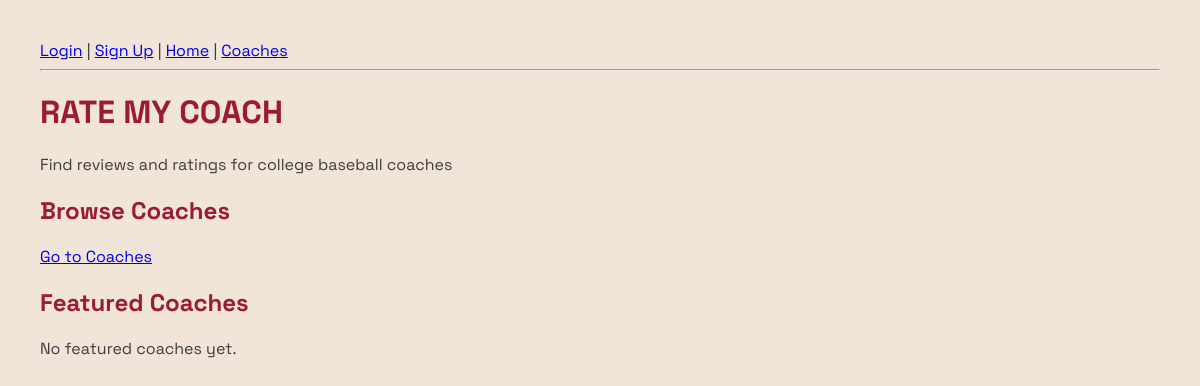
Before: / with the older database file.
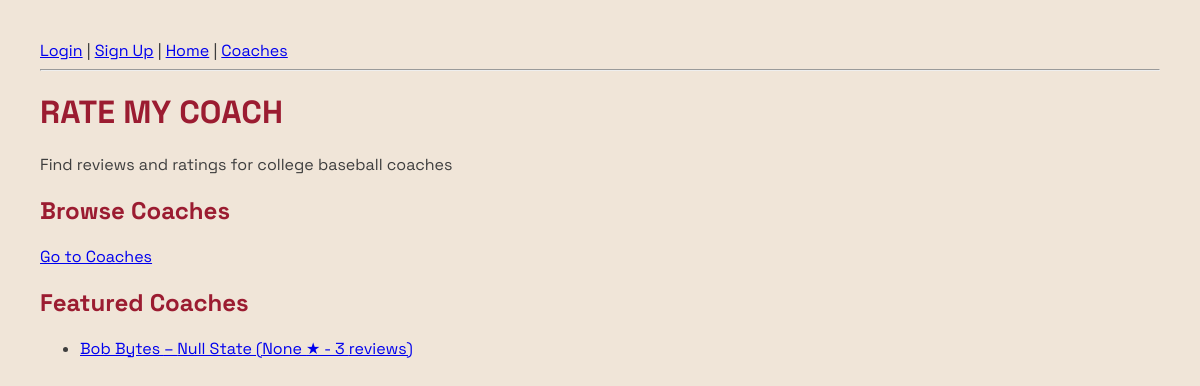
After: the same page with the newer database file.
### tables this page shows
CREATE TABLE Coach (
    coach_ID INTEGER PRIMARY KEY AUTOINCREMENT,
    name TEXT,
    team TEXT,
    avg_rating REAL,
    con_ID INTEGER,
    FOREIGN KEY (con_ID) REFERENCES Conference(con_ID)
);

### app.py (the view)
@app.route('/')
def home():
    cursor.execute("""
        SELECT c.coach_ID, c.name, c.team, c.avg_rating, COUNT(r.r_ID) AS review_count
        FROM Coach c
        JOIN Review r ON c.coach_ID = r.coach_ID
        GROUP BY c.coach_ID
        HAVING COUNT(r.r_ID) >= 3
        ORDER BY avg_rating DESC
        LIMIT 10
    """)
    featured_coaches = cursor.fetchall()
    return render_template('index.html', featured_coaches=featured_coaches)

### templates/index.html (shortened to what this page needs)
{% extends "base.html" %}
{% block content %}
  <h1>RATE MY COACH</h1>
  <p>Find reviews and ratings for college baseball coaches</p>
  <h2>Browse Coaches</h2>
  <a href="/coaches">Go to Coaches</a>
  <h2>Featured Coaches</h2>
  {% if featured_coaches %}
    <ul>
      {% for coach in featured_coaches %}
        <li>
          <a href="/coach/{{ coach.coach_ID }}">
            {{ coach.name }} – {{ coach.team }} ({{ coach.avg_rating }} ★ - {{ coach.review_count }} reviews)
          </a>
        </li>
      {% endfor %}
    </ul>
  {% else %}
    <p>No featured coaches yet.</p>
  {% endif %}
{% endblock %}

Changed rows visible on the page:
added Coach: name "Bob Bytes", team "Null State", avg_rating "None", review_count "3"
Other visible differences:
text no longer shown: "No featured coaches yet."
